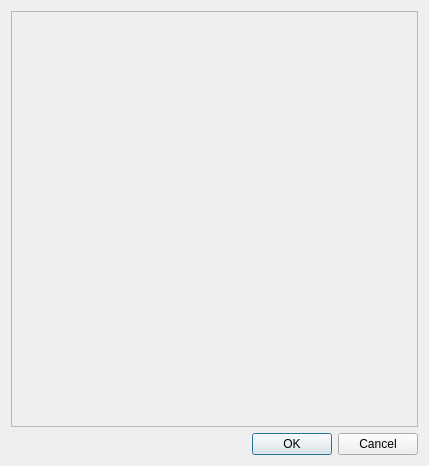
<?xml version="1.0" encoding="UTF-8"?>
<ui version="4.0">
 <class>InitiativeListDialog</class>
 <widget class="QDialog" name="InitiativeListDialog">
  <property name="geometry">
   <rect>
    <x>0</x>
    <y>0</y>
    <width>429</width>
    <height>466</height>
   </rect>
  </property>
  <property name="windowTitle">
   <string>Roll Initiative!</string>
  </property>
  <property name="styleSheet">
   <string notr="true">background-image: url(:/img/data/parchment.jpg);</string>
  </property>
  <layout class="QVBoxLayout" name="verticalLayout">
   <item>
    <widget class="QScrollArea" name="scrollArea">
     <property name="minimumSize">
      <size>
       <width>400</width>
       <height>0</height>
      </size>
     </property>
     <property name="widgetResizable">
      <bool>true</bool>
     </property>
     <widget class="QWidget" name="scrollAreaWidgetContents">
      <property name="geometry">
       <rect>
        <x>0</x>
        <y>0</y>
        <width>409</width>
        <height>416</height>
       </rect>
      </property>
     </widget>
    </widget>
   </item>
   <item>
    <widget class="QDialogButtonBox" name="buttonBox">
     <property name="orientation">
      <enum>Qt::Horizontal</enum>
     </property>
     <property name="standardButtons">
      <set>QDialogButtonBox::Cancel|QDialogButtonBox::Ok</set>
     </property>
    </widget>
   </item>
  </layout>
 </widget>
 <resources/>
 <connections>
  <connection>
   <sender>buttonBox</sender>
   <signal>accepted()</signal>
   <receiver>InitiativeListDialog</receiver>
   <slot>accept()</slot>
   <hints>
    <hint type="sourcelabel">
     <x>248</x>
     <y>254</y>
    </hint>
    <hint type="destinationlabel">
     <x>157</x>
     <y>274</y>
    </hint>
   </hints>
  </connection>
  <connection>
   <sender>buttonBox</sender>
   <signal>rejected()</signal>
   <receiver>InitiativeListDialog</receiver>
   <slot>reject()</slot>
   <hints>
    <hint type="sourcelabel">
     <x>316</x>
     <y>260</y>
    </hint>
    <hint type="destinationlabel">
     <x>286</x>
     <y>274</y>
    </hint>
   </hints>
  </connection>
 </connections>
</ui>
